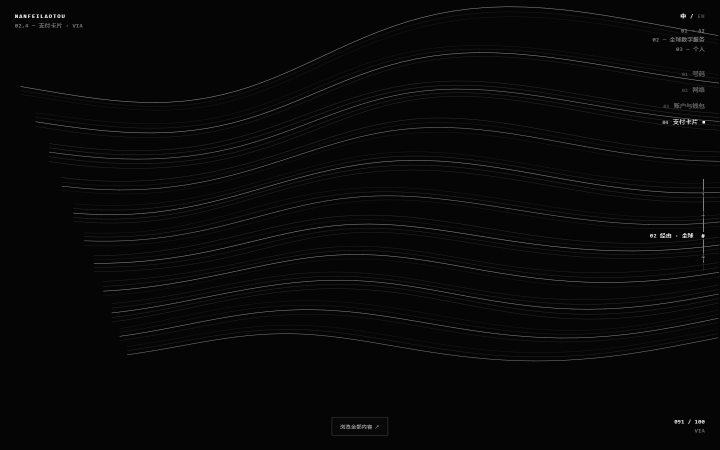
#> input picture tests/ui-v011/before-seam-6-72.png, 1440 x 900 px (shown at 1/2 size)
$ python make-contacts.py
#> lines starting #> are read from the running program, lines starting #| are printed output that depends on the picture
"""Build contact sheets from actual browser captures; no source artwork edits."""
from pathlib import Path
from PIL import Image, ImageDraw, ImageFont

root = Path(__file__).parent
font = ImageFont.truetype('C:/Windows/Fonts/consola.ttf', 17)

def contact(name, columns, rows, width=480):
#> called with name = 'seam-contact.png', columns = 3, width = 480
    cell_h = 328
    out = Image.new('RGB', (width * columns, cell_h * len(rows)), '#101216')
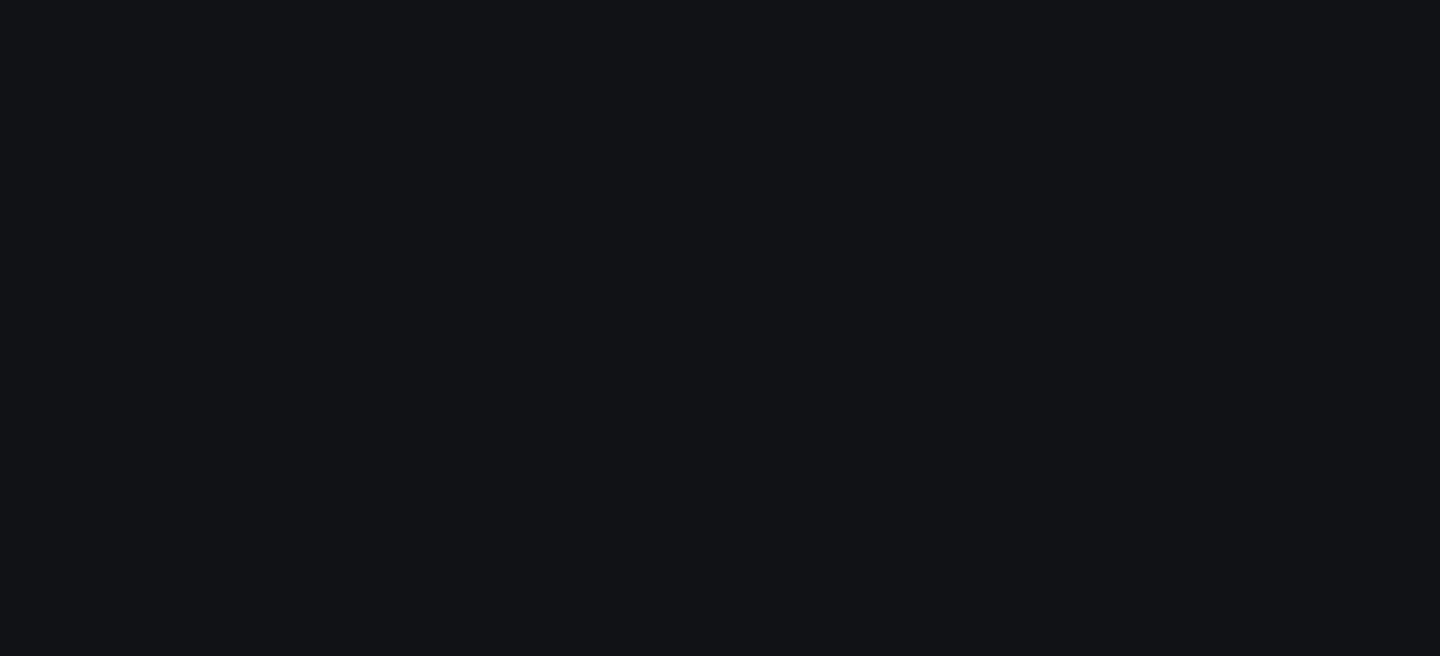
#> out: PIL image 1440x656 RGB; mean R, G, B 16, 18, 22
    draw = ImageDraw.Draw(out)
    for j, row in enumerate(rows):
        for i, (file, label) in enumerate(row):
            img = Image.open(root / file).convert('RGB')
#> img is the input picture: PIL image 1440x900 RGB; mean R, G, B 7.9, 7.9, 7.9
            img.thumbnail((width - 12, cell_h - 36))
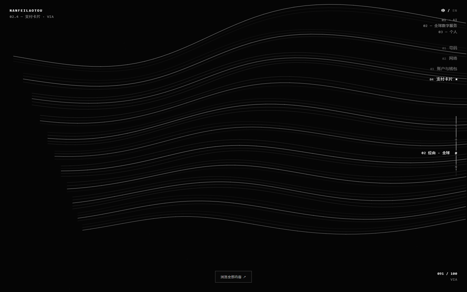
#> img: PIL image 467x292 RGB; mean R, G, B 7.9, 7.9, 7.9
            out.paste(img, (i * width + 6, j * cell_h + 30))
            draw.text((i * width + 9, j * cell_h + 5), label, font=font, fill='#dce8f6')
    out.save(root / name)

#> (the run stopped early here; a loop or call above may not have finished)
